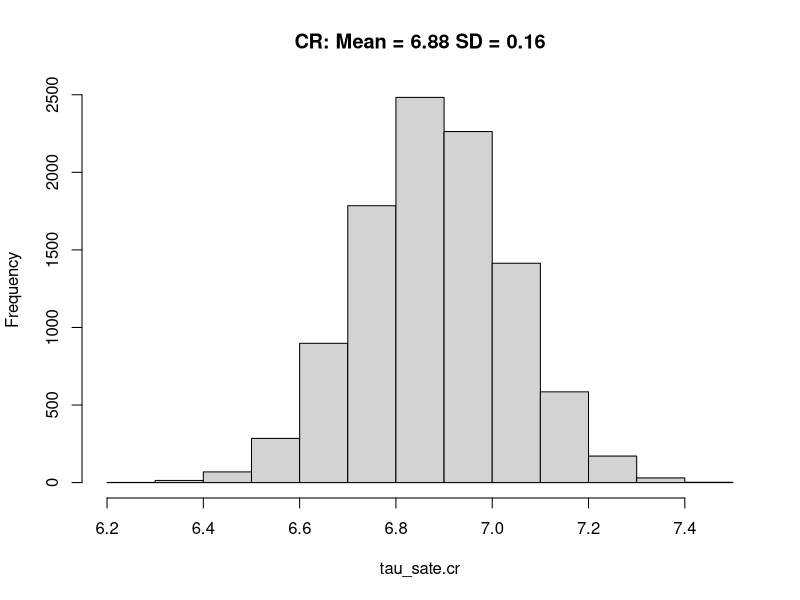
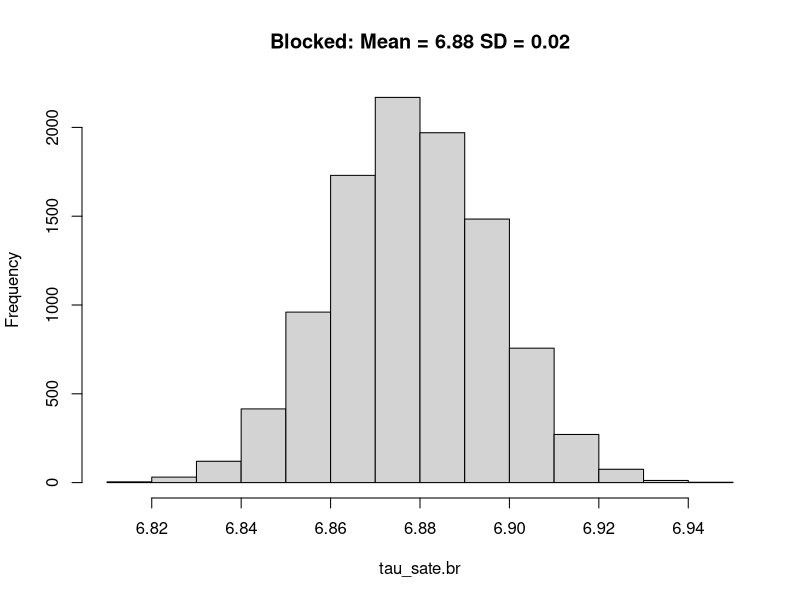

Here is the R script that generated these plots, in order:
rm(list = ls())
set.seed(51)

# - Illustrate example of randomized block design
n= 120 # patients enrolled in a cancer surgery trial

# simulate covariate representing organ of the cancer
organ = sample(rep(c("liver", "pancreas", "stomach", "rectum"), 
                   times=1:4), n, 1)

# Simulate potential outcomes
y0 = round( rnorm(n, 10 + 2*(organ=="liver") + 3*(organ=="pancreas") + 4*(organ=="stomach"), .1),1)
y1 = round( y0 + 5 + 2*(organ=="liver") + 3*(organ=="pancreas") + 4*(organ=="stomach") + rnorm(n,0,.1),1)

dat = cbind(organ, y0, y1)
dat[order(organ), ]

tau_sate.true = mean(y1 - y0)
tau_sate.true


# ---- Completely Randomized Design
nt = round(n*.5) # number treated units, treat half of all units
# Repeat the completely randomized trial to get the randomization distribution
n_reps = 10000
Z.cr = matrix(NA, n_reps,n) # a matrix to store all of the different Z vectors
for (i in 1:n_reps)
  Z.cr[i,] = sample(c(rep(0,n-nt), rep(1,nt)), n)

table(Z.cr[11,], organ)


# Calculate the mean difference between treated/control for each randomization
tau_sate.cr = rep(NA, n_reps)
for (i in 1:n_reps)
  tau_sate.cr[i] = mean(y1[Z.cr[i,]==1]) - mean(y0[Z.cr[i,]==1])

m.cr = round(mean(tau_sate.cr), 2)
sd.cr = round(sd(tau_sate.cr), 2)
hist(tau_sate.cr, main = paste("CR: Mean = ", m.cr, " SD = ", sd.cr, sep=""))
             

# ---- Block Randomized Design
# treat organ as a blocking factor
block = ifelse(organ=="liver", 1, 
               ifelse(organ=="pancreas", 2, 
                      ifelse(organ=="stomach", 3
                             ,4)))
n.blocks = length(unique(block))
n.j = as.vector(table(block))

n.j
nt = round(n.j*.5) # number of treated per block, treat half per block

# Repeat the completely randomized trial to get the randomization distribution
n_reps = 10000
Z.br = matrix(NA, n_reps,n) # a matrix to store all of the different Z vectors
for (i in 1:n_reps)
  for (j in 1:n.blocks)
    Z.br[i,block==j] = sample(c(rep(0,n.j[j]-nt[j]), rep(1, nt[j])))

table(Z.br[11, ], block)

# Calculate the mean difference between treated/control for each randomization
tau_sate.br = rep(NA, n_reps)
taus.b = rep(NA, n.blocks)
for (i in 1:n_reps){
  for (j in 1:n.blocks)
    taus.b[j] = mean(y1[block==j & Z.br[i,]==1]) -  mean(y0[block==j & Z.br[i,]==0])
  
  tau_sate.br[i] = (n.j[1]/n)*taus.b[1] +  (n.j[2]/n)*taus.b[2] +  (n.j[3]/n)*taus.b[3] +  (n.j[4]/n)*taus.b[4] 
}  

m.br = round(mean(tau_sate.br), 2)
sd.br = round(sd(tau_sate.br), 2)
hist(tau_sate.br, main = paste("Blocked: Mean = ", m.br, " SD = ", sd.br, sep=""))


#--------------------------------------------
